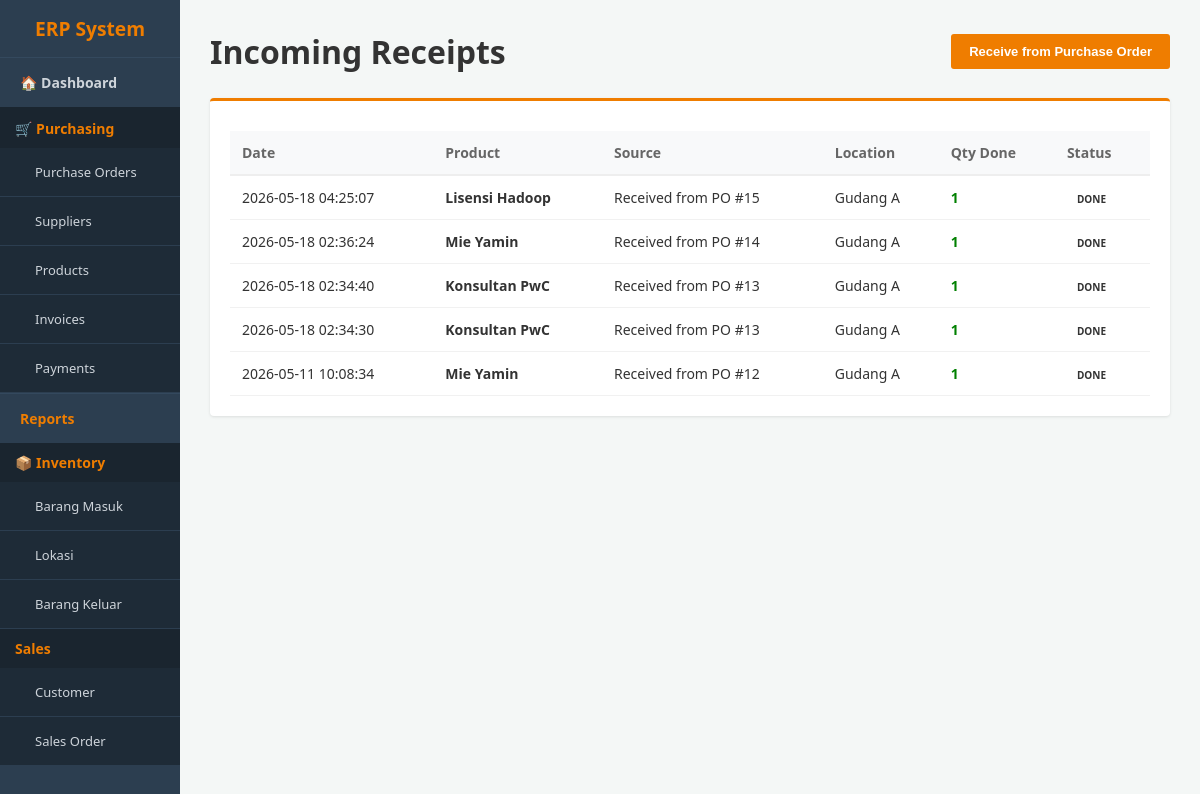
Page /barangmasuk.php on the earlier database version.
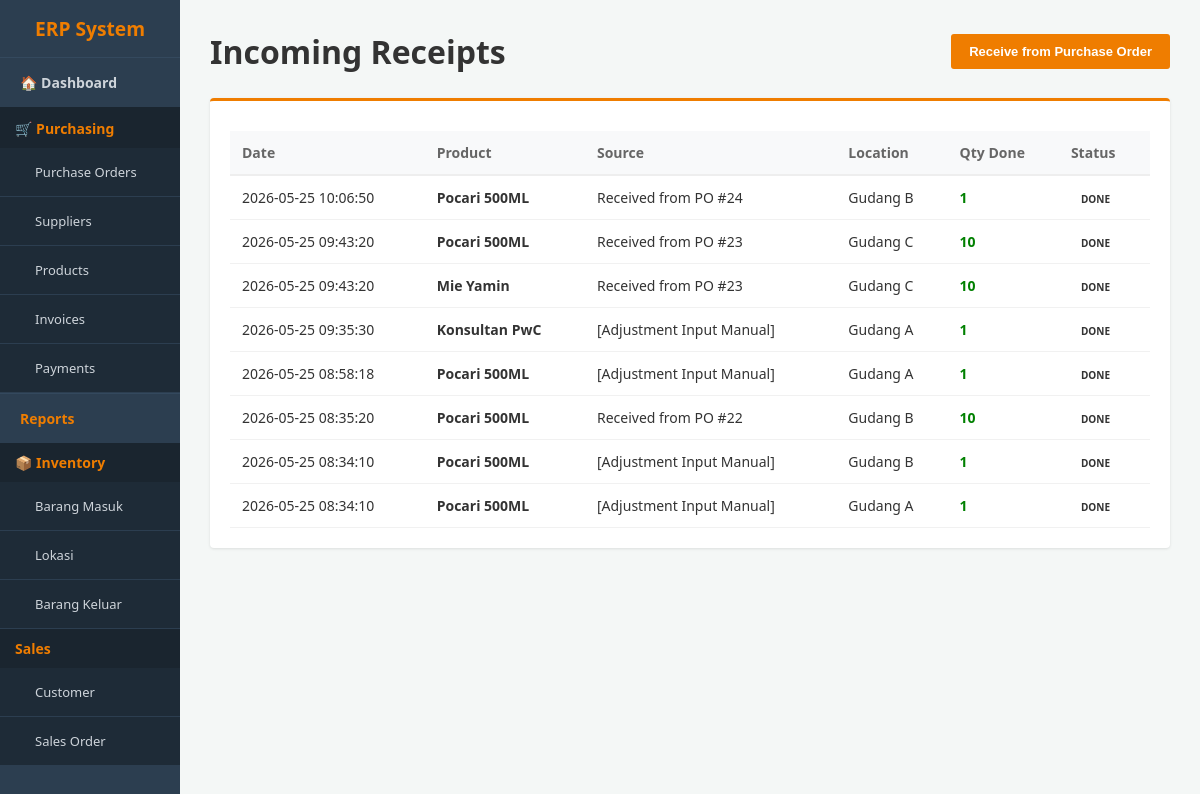
Same page on the later database version.
### tables this page shows
CREATE TABLE `barang_masuk` (
  `id_masuk` int(11) NOT NULL,
  `id_product` int(11) NOT NULL,
  `id_supplier` int(11) NOT NULL,
  `id_lokasi` int(11) NOT NULL,
  `qty_masuk` int(11) NOT NULL,
  `tanggal_masuk` datetime DEFAULT current_timestamp(),
  `keterangan` text DEFAULT NULL
);

CREATE TABLE `product` (
  `id_product` int(11) NOT NULL,
  `nama_product` varchar(100) NOT NULL,
  `sku` varchar(50) DEFAULT NULL,
  `tipe_product` enum('storable','consumable','service') DEFAULT 'storable',
  `harga_jual` decimal(15,2) DEFAULT 0.00,
  `biaya_standar` decimal(15,2) DEFAULT 0.00,
  `stok_minimal` int(11) DEFAULT 0,
  `stok_aktual` int(11) DEFAULT 0,
  `satuan_unit` varchar(10) DEFAULT 'pcs'
);

CREATE TABLE `lokasi` (
  `id_lokasi` int(11) NOT NULL,
  `nama_gudang` varchar(50) NOT NULL,
  `blok_rak` varchar(10) NOT NULL,
  `nomor_tingkat` int(11) DEFAULT 1
);

### barangmasuk.php (the view, shortened to what this page needs)
<?php
include 'config.php';
include 'header.php';
?>
<div class="header-bar">
    <h1><i class="fa fa-download"></i> Incoming Receipts</h1>
    <button onclick="toggleForm()" class="btn-orange">Receive from Purchase Order</button>
</div>
<div class="card">
    <table class="table-odoo">
        <thead>
            <tr>
                <th>Date</th>
                <th>Product</th>
                <th>Source</th>
                <th>Location</th>
                <th>Qty Done</th>
                <th>Status</th>
            </tr>
        </thead>
        <tbody>
            <?php
            $res = mysqli_query($conn, "SELECT bm.*, p.nama_product, l.nama_gudang FROM barang_masuk bm
                                       JOIN product p ON bm.id_product = p.id_product
                                       JOIN lokasi l ON bm.id_lokasi = l.id_lokasi ORDER BY id_masuk DESC");
            while($row = mysqli_fetch_assoc($res)): ?>
            <tr>
                <td><?= $row['tanggal_masuk'] ?></td>
                <td><strong><?= $row['nama_product'] ?></strong></td>
                <td><?= $row['keterangan'] ?></td>
                <td><?= $row['nama_gudang'] ?></td>
                <td style="color:green; font-weight:bold;"> <?= $row['qty_masuk'] ?></td>
                <td><span class="badge bg-posted">DONE</span></td>
            </tr>
            <?php endwhile; ?>
        </tbody>
    </table>
</div>

### header.php (shortened to what this page needs)
<!DOCTYPE html>
<html lang="id">
<head>
</head>
<body>
    <div class="sidebar">
        <h2>ERP System</h2>
        <a href="index.php" style="border-bottom: 2px solid #1a252f; font-weight: bold;">🏠 Dashboard</a>
        <div style="padding: 10px 15px; font-size: 14px; color: #ef7d00; font-weight: bold; background: #1a252f;">
            🛒 Purchasing
        </div>
        <div class="submenu">
            <a href="purchase.php">Purchase Orders</a>
            <a href="supplier.php">Suppliers</a>
            <a href="product.php">Products</a>
            <a href="invoice.php">Invoices</a>
            <a href="payment.php">Payments</a>
        </div>
        <a href="report_purchase.php" style="font-weight:bold; color:#ef7d00; border-top: 1px solid #34495e;">Reports</a>
        <div style="padding: 10px 15px; font-size: 14px; color: #ef7d00; font-weight: bold; background: #1a252f;">
            📦 Inventory
        </div>
        <div class="submenu">
            <a href="barangmasuk.php">Barang Masuk</a>
            <a href="lokasi.php">Lokasi</a>
            <a href="barangkeluar.php">Barang Keluar</a>
        </div>
        <div style="padding: 10px 15px; font-size: 14px; color: #ef7d00; font-weight: bold; background: #1a252f;">
            Sales
        </div>
        <div class="submenu">
            <a href="customer.php">Customer</a>
            <a href="sales.php">Sales Order</a>
        </div>
    </div>
    <div class="main-content">

### header.php (style rules this page uses)
* { box-sizing: border-box; margin: 0; padding: 0; }
body { font-family: 'Segoe UI', Arial, sans-serif; background-color: #f4f7f6; display: flex; color: #333; }
.sidebar { width: 180px; background-color: #2c3e50; min-height: 100vh; position: fixed; color: white; }
.sidebar h2 { padding: 15px 10px; font-size: 1.2rem; color: #ef7d00; text-align: center; border-bottom: 1px solid #34495e; }
.sidebar a { display: block; color: #ced4da; padding: 15px 20px; text-decoration: none; font-size: 14px; transition: 0.3s; }
.sidebar .submenu { background-color: #1e2b37; }
.sidebar .submenu a { padding-left: 35px; font-size: 13px; border-bottom: 1px solid #2c3e50; }
.main-content { margin-left: 180px; width: calc(100% - 180px); padding: 30px; }
.header-bar { display: flex; justify-content: space-between; align-items: center; margin-bottom: 25px; }
.card { background: white; padding: 20px; border-radius: 4px; box-shadow: 0 1px 3px rgba(0,0,0,0.1); border-top: 3px solid #ef7d00; }
table { width: 100%; border-collapse: collapse; margin-top: 10px; font-size: 14px; }
table th { background-color: #f8f9fa; text-align: left; padding: 12px; border-bottom: 2px solid #eee; color: #666; }
table td { padding: 12px; border-bottom: 1px solid #f1f1f1; }
.btn-orange { background-color: #ef7d00; color: white; padding: 10px 18px; border: none; border-radius: 3px; cursor: pointer; text-decoration: none; font-size: 13px; font-weight: bold; }
.badge { padding: 4px 10px; border-radius: 20px; font-size: 10px; font-weight: bold; }

Differences in the rows shown:
removed barang_masuk: tanggal_masuk "2026-05-18 02:34:30", id_product.nama_product "Konsultan PwC", keterangan "Received from PO #13", id_lokasi.nama_gudang "Gudang A", qty_masuk "1"
removed barang_masuk: tanggal_masuk "2026-05-11 10:08:34", id_product.nama_product "Mie Yamin", keterangan "Received from PO #12", id_lokasi.nama_gudang "Gudang A", qty_masuk "1"
added barang_masuk: tanggal_masuk "2026-05-25 10:06:50", id_product.nama_product "Pocari 500ML", keterangan "Received from PO #24", id_lokasi.nama_gudang "Gudang B", qty_masuk "1"
added barang_masuk: tanggal_masuk "2026-05-25 09:43:20", id_product.nama_product "Pocari 500ML", keterangan "Received from PO #23", id_lokasi.nama_gudang "Gudang C", qty_masuk "10"
added barang_masuk: tanggal_masuk "2026-05-25 09:43:20", id_product.nama_product "Mie Yamin", keterangan "Received from PO #23", id_lokasi.nama_gudang "Gudang C", qty_masuk "10"
added barang_masuk: tanggal_masuk "2026-05-25 09:35:30", id_product.nama_product "Konsultan PwC", keterangan "[Adjustment Input Manual]", id_lokasi.nama_gudang "Gudang A", qty_masuk "1"
added barang_masuk: tanggal_masuk "2026-05-25 08:58:18", id_product.nama_product "Pocari 500ML", keterangan "[Adjustment Input Manual]", id_lokasi.nama_gudang "Gudang A", qty_masuk "1"
changed barang_masuk: tanggal_masuk "2026-05-18 04:25:07" → "2026-05-25 08:35:20"; id_product.nama_product "Lisensi Hadoop" → "Pocari 500ML"; keterangan "Received from PO #15" → "Received from PO #22"; id_lokasi.nama_gudang "Gudang A" → "Gudang B"; qty_masuk "1" → "10"
changed barang_masuk (number 7 of 8 on the later page): tanggal_masuk "2026-05-18 02:36:24" → "2026-05-25 08:34:10"; id_product.nama_product "Mie Yamin" → "Pocari 500ML"; keterangan "Received from PO #14" → "[Adjustment Input Manual]"; id_lokasi.nama_gudang "Gudang A" → "Gudang B"
changed barang_masuk (number 8 of 8 on the later page): tanggal_masuk "2026-05-18 02:34:40" → "2026-05-25 08:34:10"; id_product.nama_product "Konsultan PwC" → "Pocari 500ML"; keterangan "Received from PO #13" → "[Adjustment Input Manual]"
